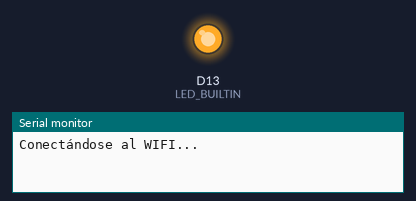
The sketch below on a simulated Arduino Nano 33 IoT. Parts: output pins drawn as LEDs (lit = HIGH), the last lines printed to the serial monitor. WiFi joins after 1.5 s; servers stay silent unless stated.

Above: at 0.1 s.
At 1.6 s:
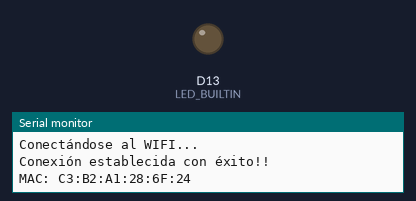
Timing chart, 0 to 3.1 s (numbered marks = the images above):
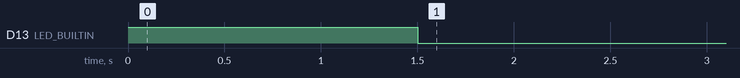

The sketch:

wifi.ino
```cpp
#include <WiFiNINA.h>

#define SSID        "nano33iot"
#define PASSWORD    "12345678"

int intentos = 0; // numero de intentos
bool estado = false; // controla el estado de conexión
byte mac[6];

void Wifi_ON() {
  Serial.println("Conectándose al WIFI...");
  WiFi.begin(SSID, PASSWORD);
}

void blink(int n) { // funcion de parpadeo
  digitalWrite(LED_BUILTIN, HIGH); // led on
  delay(n);
  digitalWrite(LED_BUILTIN, LOW); // led of
}

void setup() {
  // inicializa el pin digital LED_BUILTIN como una salida.
  pinMode(LED_BUILTIN, OUTPUT);
  Serial.begin(9600); // inicia la comunicación en serie
  digitalWrite(LED_BUILTIN, HIGH); // led on - inicio
  Wifi_ON();
}

void printMacAddress(byte mac[]) {
  for (int i = 5; i >= 0; i--) {
    if (mac[i] < 16) Serial.print("0");
    Serial.print(mac[i], HEX);
    if (i > 0) Serial.print(":");
  }
  Serial.println();
}

void loop() {

  // si el arduino no esta conectado al wifi, el led parpadea e intenta conectarse
  if (WiFi.status() != WL_CONNECTED) {
      intentos += 1;
      blink(500); // led blink - conexion incorrecta.

      if(estado) {
        Serial.println("Conexión perdida " + (String) SSID + "!! Intentando conectarse nuevamente...");
        estado = false;
        delay(500); // una vez pasado este retardo intenta conectarse de nuevo
    }
      Wifi_ON(); // intentar conectarse nuevamente

      if (intentos == 5) { // si tras 5 intentos no se conecta, mostrar mensaje de error.
        Serial.println("Error al intentar conectarse al WIFI " + (String) SSID + " tras 5 intentos");
        estado = false;
        intentos = 0;
      }
  } else {
    if(!estado) {
      intentos = 0;
      estado = true;
      digitalWrite(LED_BUILTIN, LOW); // led off - conexion correcta
      Serial.println("\nConexión establecida con éxito!!");
      WiFi.macAddress(mac);
      Serial.print("MAC: ");
      printMacAddress(mac);
      Serial.println();
    }
  }
}
```

Measured:
- by itself, D13 (LED_BUILTIN): HIGH → LOW at 1.5 s
